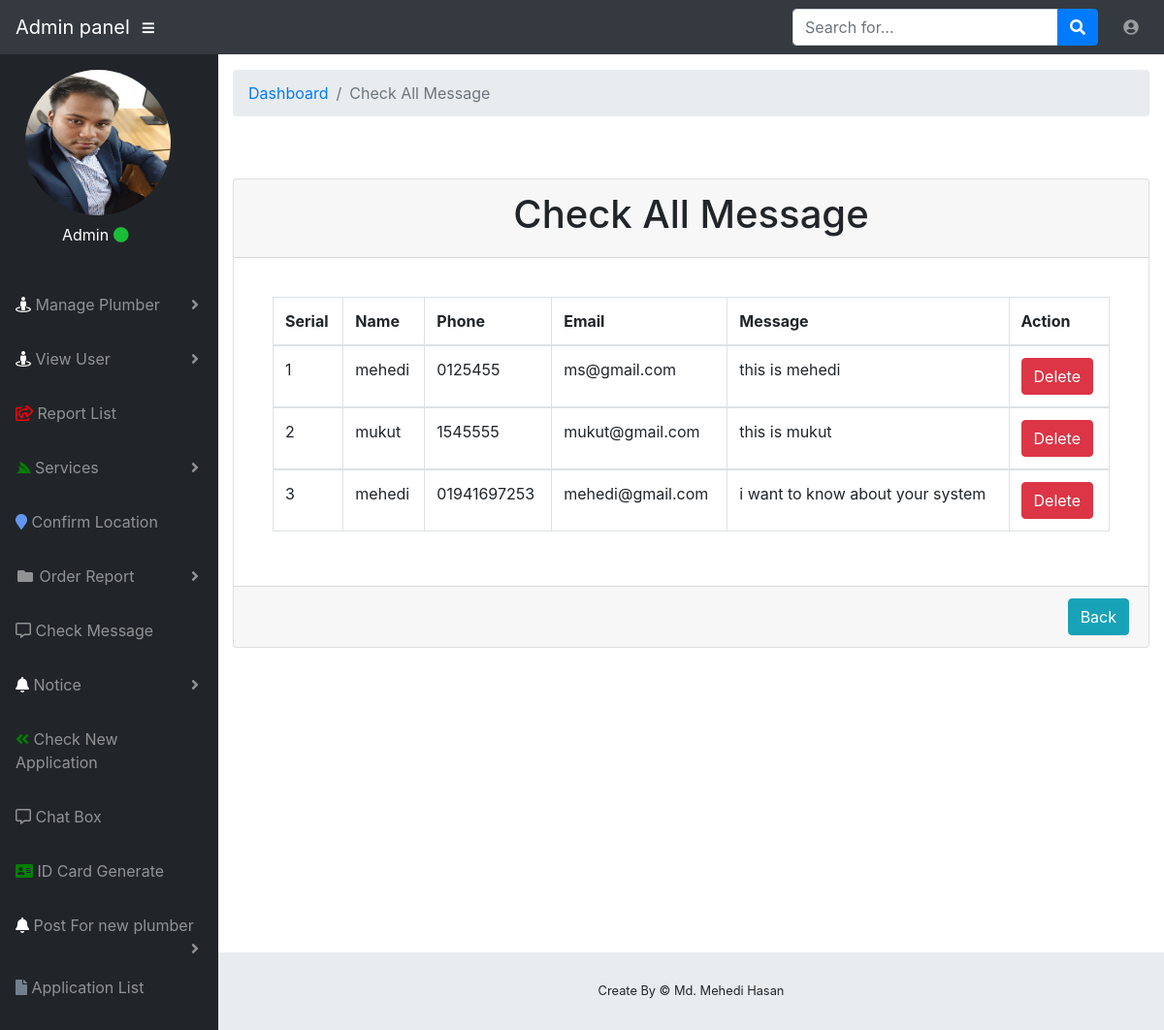
Screenshot of /admin/check_message.php (signed in) with the database file from the repository.
### tables this page shows
CREATE TABLE `message` (
  `id` int(11) NOT NULL,
  `name` varchar(255) NOT NULL,
  `email` varchar(255) NOT NULL,
  `phone` varchar(255) NOT NULL,
  `message` varchar(255) NOT NULL
);

### admin/check_message.php (the view, shortened to what this page needs)
<?php
require_once '../php/db_connect.php';
?>
<?php include "front/header.php"; ?>
<body id="page-top">
<?php include "front/nav.php";?>
<div id="wrapper">
    <?php include "front/sidebar.php";?>
    <div id="content-wrapper">
        <div class="container-fluid">
            <ol class="breadcrumb">
                <li class="breadcrumb-item">
                    <a href="#">Dashboard</a>
                </li>
                <li class="breadcrumb-item active">Check All Message</li>
            </ol>
            <div class="row">
                <div class="col-md-12 mx-auto mt-5">
                    <div class="card">
                        <div class="card-header">
                            <h1 class="text-center">Check All Message</h1>
                            <?php
                            $sql = "SELECT * FROM message";
                            $result = mysqli_query($connect, $sql);
                            ?>
                        </div>
                        <div class="card-body">
                            <div class="card-body">
                                <div class="table-responsive">
                                    <table class="table table-bordered" id="myTable" width="100%" cellspacing="0">
                                        <thead>
                                        <tr>
                                            <th> Serial</th>
                                            <th> Name</th>
                                            <th> Phone</th>
                                            <th> Email</th>
                                            <th> Message</th>
                                            <th>Action</th>
                                        </tr>
                                        </thead>
                                        <?php
                                            $i = 1;
                                            while ($row = $result->fetch_assoc()) {?>
                                                <tbody>
                                                <tr>
                                                    <td><?php echo $i++; ?></td>
                                                    <td><?php echo $row['name']; ?></td>
                                                    <td><?php echo $row['phone']; ?></td>
                                                    <td><?php echo $row['email']; ?></td>
                                                    <td><?php echo $row['message']; ?></td>
                                                    <td>
                                                        <a href="message_delete.php?id=<?php echo $row['id'];?>" class="btn btn-danger">Delete</a>
                                                    </td>
                                                </tr>
                                                </tbody>
                                        <?php }?>
                                    </table>
                                </div>
                            </div>
                        </div>
                        <div class="card-footer">
                            <a href="admin_dashboard.php" class="float-right"><button type="button" class="btn btn-info">Back</button></a>
                        </div>
                    </div>
                </div>
            </div>
        </div>
        <footer class="sticky-footer">
            <div class="container my-auto">
                <div class="copyright text-center my-auto">
                    <span>Create By © Md. Mehedi Hasan</span>
                </div>
            </div>
        </footer>
    </div>
</div>
</body>
</html>

### rows the page displays
message: name "mehedi", phone "0125455", email "ms@gmail.com", message "this is mehedi"
message: name "mukut", phone "1545555", email "mukut@gmail.com", message "this is mukut"
message: name "mehedi", phone "01941697253", email "mehedi@gmail.com", message "i want to know about your system"
